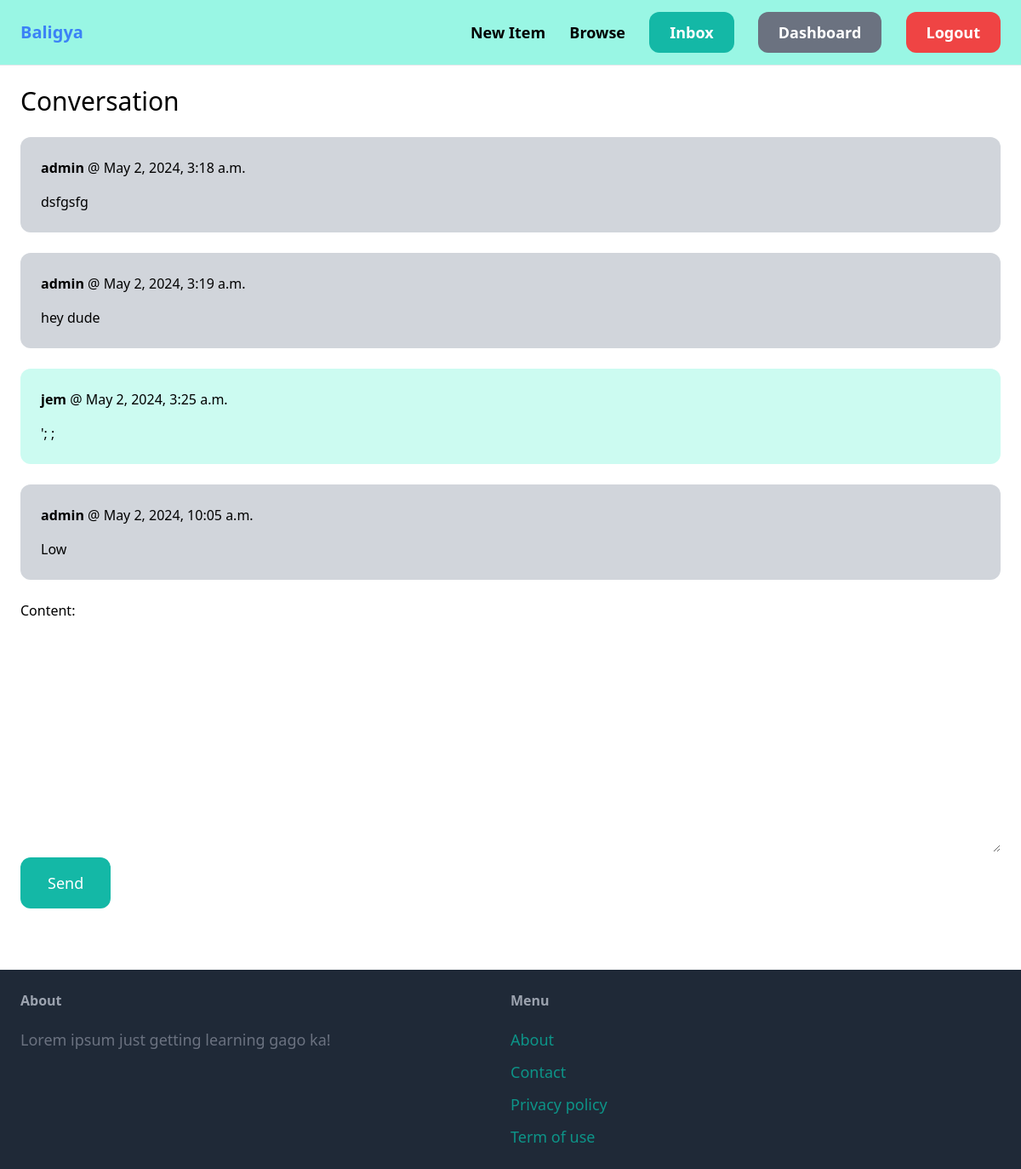
Screenshot of /inbox/1/ (signed in) with the database file from the repository.
### conversation/models.py (models this page shows)
class ConversationMessage(models.Model):
    conversation = models.ForeignKey(Conversation, related_name='messages', on_delete=models.CASCADE)
    content = models.TextField()
    created_at = models.DateTimeField(auto_now_add=True)
    created_by = models.ForeignKey(User, related_name='created_messages', on_delete=models.CASCADE)

### conversation/views.py (the view)
# urls.py: path('<int:pk>/', views.detail, name='detail'),
@login_required
def detail(request, pk):
    conversation = Conversation.objects.filter(members__in=[request.user.id]).get(pk=pk)
    if request.method == 'POST':
        form = ConversationMessageForm(request.POST)
        if form.is_valid():
            conversation_message = form.save(commit=False)
            conversation_message.conversation = conversation
            conversation_message.created_by = request.user
            conversation_message.save()
            conversation.save()
            return redirect('conversation:detail', pk=pk)
    else:
        form = ConversationMessageForm()
    return render(request, 'conversation/detail.html', {
        'conversation': conversation,
        'form': form
    })

### conversation/forms.py
class ConversationMessageForm(forms.ModelForm):
    class Meta:
        model = ConversationMessage
        fields = ('content',)
        widgets = {
            'content':forms.Textarea(attrs={
                'class': 'w-full px-6 py-4 rounded-xl boder'
            })
        }

### conversation/templates/conversation/detail.html (shortened to what this page needs)
{% extends 'core/base.html' %}
{% block content %}
<h1 class="mb-6 text-3xl">Conversation</h1>
<div class="space-y-6">
    {% for message in conversation.messages.all %}
        <div class="p-6 flex {% if message.created_by == request.user %}bg-teal-100{% else %}bg-gray-300{% endif %} rounded-xl">
            <div>
                <p class="mb-4"><strong>{{ message.created_by.username }}</strong> @ {{ message.created_at }}</p>
                <p>{{ message.content }}</p>
            </div>
        </div>
    {% endfor %}
</div>
<form method="post" action="." class="mt-6">
    {{ form.as_p }}
    <button class="py-4 px-8 text-lg bg-teal-500 hover:bg-teal-700 rounded-xl text-white">Send</button>
</form>
{% endblock %}

### rows the page displays
ConversationMessage: created_by.username "admin", created_at "May 2, 2024, 3:18 a.m.", content "dsfgsfg"
ConversationMessage: created_by.username "admin", created_at "May 2, 2024, 3:19 a.m.", content "hey dude"
ConversationMessage: created_by.username "jem", created_at "May 2, 2024, 3:25 a.m.", content "'; ;"
ConversationMessage: created_by.username "admin", created_at "May 2, 2024, 10:05 a.m.", content "Low"
